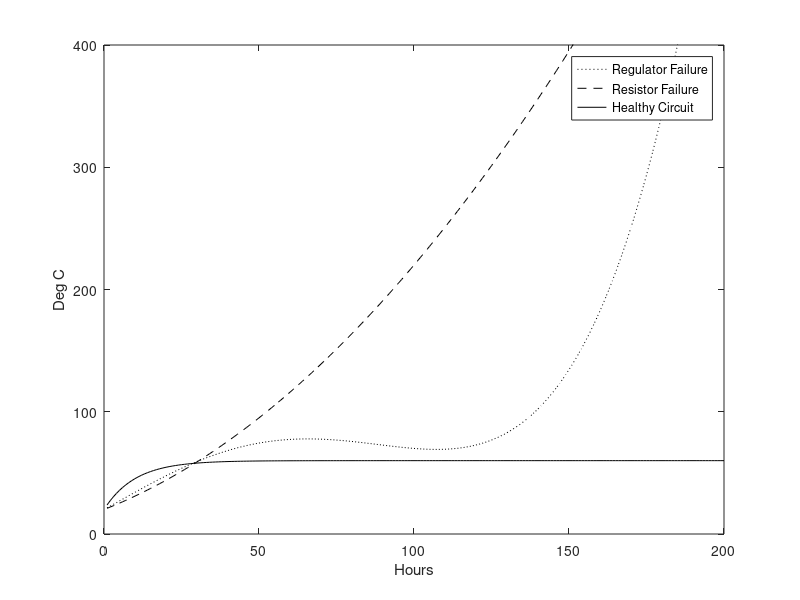
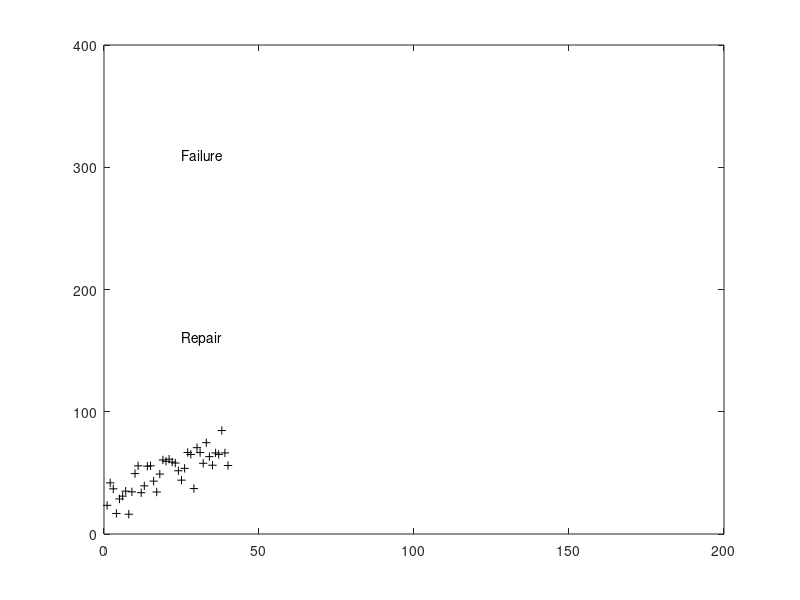

Recreate these plots in MATLAB, in order. (Note: this script raises an error after producing the figures.)
% nonlinear fault trajectory model

t=1:200;


x1=20 + .02.*(70.*t + .2.*t.^2 - .014.*t.^3 + .000075.*t.^4);
x2=20 + .02.*(50.*t + .5.*t.^2);
x3=20 + 40.*(1. - exp(-t./10));

xdata=x1 + 10.*randn(size(x1));% std of 10

FP=fopen('prognostics.dat','wt');
for nn=1:200,
   fprintf(FP,'%e %e \n',t(nn),xdata(nn));
end;
fclose(FP);

figure(1);
plot(t,x1,'k:',t,x2,'k--',t,x3,'k');
ylabel('Deg C');
xlabel('Hours');
axis([0 200 0 400]);
legend('Regulator Failure','Resistor Failure','Healthy Circuit');

% run kptrack2

npts=40;

xkp40=72.0027;	% from kptrack2
vkp40=0.0209;	% deg/min
akp40=-1.8238e-7;

tres=round(vkp40*60/.02);
res_tail=xkp40+0.01.*([tres:tres+200-npts+1]).^2 - 0.01*tres^2;
reg_tail=xkp40+0.0000015.*([tres:tres+200-npts+1]).^4 - 0.0000015*tres^4;

pred_tail(1)=xkp40;
for nn = npts+2:200,
   pred_tail(nn-npts)=pred_tail(nn-npts-1)+vkp40*60;
   vkp40=vkp40 + akp40*60;
end;


figure(2);
plot(t(1:npts),xdata(1:npts),'k+');
axis([0 200 0 400]);
hold on;

text(25, 310, 'Failure');
text(25, 160, 'Repair');

% only if kptrack2 has been run...
plot(t(1:npts),xkp(1,1:npts),'k');

plot(t(npts+1:200),res_tail(1:200-npts),'k--');
plot(t(npts+1:200),reg_tail(1:200-npts),'k:');
plot(t(npts+1:200),pred_tail(1:200-npts),'k-.');


line([0 200], [300 300]);
line([0 200], [150 150]);

hold off;
ylabel('Deg C');
xlabel('Hours');

legend('Measurements','Tracked Data','Resistor Fault','Regulator Fault','Linear Predicted');


npts=140;

xkp140=89.5909;	% from kptrack2
vkp140=0.0147;	% deg/min
akp140=3.2236e-7;

tres=round(vkp140*60/.02);	% tag on tails w/same slope
res_tail=xkp140+0.01.*([tres:tres+200-npts+1]).^2 - 0.01*tres^2;
reg_tail=xkp140+0.0000015.*([tres:tres+200-npts+1]).^4 - 0.0000015*tres^4;

pred_tail(1)=xkp140;
for nn = npts+2:200,
   pred_tail(nn-npts)=pred_tail(nn-npts-1)+vkp140*60;
   vkp140=vkp140 + akp140*60;
end;


figure(3);
plot(t(1:npts),xdata(1:npts),'k+');
axis([0 200 0 400]);
hold on;

text(25, 310, 'Failure');
text(25, 160, 'Repair');

% only if kptrack2 has been run...
plot(t(1:npts),xkp(1,1:npts),'k');

plot(t(npts+1:200),res_tail(1:200-npts),'k--');
plot(t(npts+1:200),reg_tail(1:200-npts),'k:');
plot(t(npts+1:200),pred_tail(1:200-npts),'k-.');


line([0 200], [300 300]);
line([0 200], [150 150]);

hold off;
ylabel('Deg C');
xlabel('Hours');

legend('Measurements','Tracked Data','Resistor Fault','Regulator Fault','Linear Predicted');



npts=150;

xkp150=129.5701;	% from kptrack2
vkp150=0.0440;	% deg/min
akp150=1.6602e-7;

tres=round(vkp150*60/.01);
res_tail=xkp150+0.01.*([tres:tres+200-npts+1]).^2 - 0.01*tres^2;
tres=110;
reg_tail=xkp150+0.0000015.*([tres:tres+200-npts+1]).^4 - 0.0000015*tres^4;

pred_tail(1)=xkp150;
for nn = npts+2:200,
   pred_tail(nn-npts)=pred_tail(nn-npts-1)+vkp150*60;
   vkp150=vkp150 + akp150*60;
end;


figure(4);
plot(t(1:npts),xdata(1:npts),'k+');
axis([0 200 0 400]);
hold on;

text(25, 310, 'Failure');
text(25, 160, 'Repair');

% only if kptrack2 has been run...
plot(t(1:npts),xkp(1,1:npts),'k');

plot(t(npts+1:200),res_tail(1:200-npts),'k--');
plot(t(npts+1:200),reg_tail(1:200-npts),'k:');
plot(t(npts+1:200),pred_tail(1:200-npts),'k-.');


line([0 200], [300 300]);
line([0 200], [150 150]);

hold off;
ylabel('Deg C');
xlabel('Hours');

legend('Measurements','Tracked Data','Resistor Fault','Regulator Fault','Linear Predicted');
